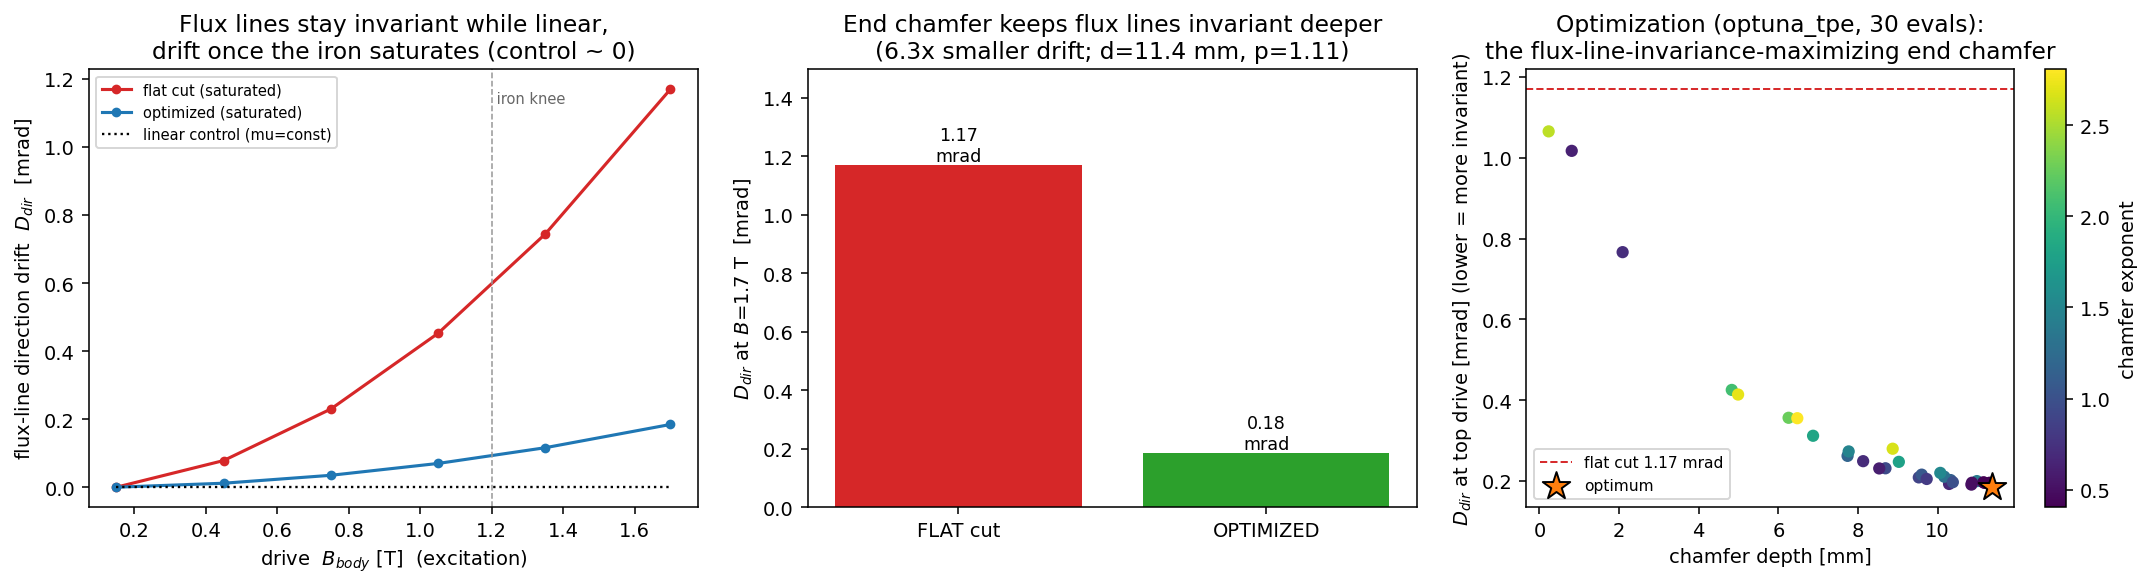

The script that saved this image:
r"""Excitation-INVARIANT flux lines: keep the SAME field-line pattern as the drive
current rises (NOT a cyclotron, where the field is meant to change with radius).

THE QUESTION (the user's "same flux lines even when the current is increased")
------------------------------------------------------------------------------
A current-driven electromagnet is a LINEAR magnetostatic system as long as the iron
stays below its knee: scaling the excitation by alpha scales B everywhere by alpha, so
the flux-LINE pattern (the streamlines b_hat = B/|B|) is IDENTICAL -- only the amplitude
grows.  "Same flux lines when you turn up the current" is therefore AUTOMATIC in the
linear regime; the ONLY thing that can change the pattern is the nonlinearity, i.e. iron
SATURATION (mu(|B|) dropping non-uniformly, first at the pole-tip corner), which
redistributes the flux and rotates the field lines.

So the design target is: make the flux-line pattern stay invariant DEEP into saturation.
The measurable quantity is the flux-line DIRECTION drift, as a function of excitation,

    D_dir(I) = rms_x || b_hat(x; I) - b_hat(x; I_lin) ||   over an AIR sampling region,

where I_lin is a low (linear-regime) drive.  D_dir = 0 while linear; it grows once the
iron saturates.  (The MEDIAN-plane longitudinal profile p(s) = B_z(s)/B_body does NOT
show this -- it is gap-reluctance-robust and stays ~1e-3 for any end shape; see
bending_endpack_saturation_opt.py.  The AIR-region field-line DIRECTION near the pole
tip / fringe is where saturation actually moves the pattern, so that is what we measure.)

WHAT IS COMPUTED
----------------
1. air_grid(): a fixed set of (s,z) points in the AIR gap + fringe near the pole end.
2. solve_bhat(geom, B_drive, saturate): the nonlinear scalar-potential solve (Froehlich
   mu(|B|) Picard) -> the unit field-line direction b_hat = B/|B| at those air points.
   saturate=False forces mu = MUR0 (the linear reference: b_hat is drive-INDEPENDENT).
3. flux_line_drift(depth, exponent, B_lin, B_sat): D_dir at the saturated drive vs the
   low (linear) drive -- 2 solves; the OPTIMIZATION OBJECTIVE (D_dir is monotone in the
   drive, so the top-drive value is the worst case).
4. invariance_curve(depth, exponent, drives): the full D_dir(B_drive) SATURATED sweep,
   plus the LINEAR control (saturate=False -> D_dir ~ 0 for every drive: the proof that
   linearity => invariance and that saturation is the sole breaker).
5. optimize(): minimize the saturated flux-line direction drift over the end chamfer
   (depth, exponent) -- the shape that keeps the flux lines invariant deepest into
   saturation -- vs the flat-cut baseline.

The honest result: the flux lines are ALREADY remarkably excitation-invariant for this
magnet class (sub-degree direction drift even for a hard flat cut, because the high-mu
pole face stays equipotential -- gap-reluctance robustness).  The residual drift is
corner-dominated, and relieving the pole-tip corner with an end chamfer makes the flux
lines several times MORE invariant.  So "same flux lines as the current rises" is largely
automatic; what you optimize is the corner that would otherwise break it under saturation.

run:  python excitation_invariant_field.py           # optimize + flat-cut compare
      python excitation_invariant_field.py --fig        # + figure
      python excitation_invariant_field.py --trials 40  # Optuna budget
"""
import argparse
import json
import os
import sys

import numpy as np

sys.path.insert(0, os.path.dirname(os.path.abspath(__file__)))

# Reuse the bending end-pack geometry + Froehlich constants (same (s,z) small-gap pole
# terminating at +-s_pole with a parametrized end chamfer).  This file adds the
# EXCITATION-SWEEP flux-line-direction invariance metric on top of that geometry.
import bending_endpack_saturation_opt as be  # noqa: E402


def air_grid():
    """Fixed (s,z) points GUARANTEED in air for any (depth, exponent) in the search
    range: under the gap face (z <= 0.78*G2 stays below the >=G2 pole face) plus a
    fringe patch just past the pole end (where the flux lines bend the most, so where
    saturation rotates them the most)."""
    pts = []
    for s in np.linspace(0.0, 1.32 * be.S_POLE, 34):
        for z in np.linspace(0.30 * be.G2, 0.78 * be.G2, 4):
            pts.append((s, z))
    for s in np.linspace(1.02 * be.S_POLE, 1.34 * be.S_POLE, 8):
        for z in np.linspace(0.30 * be.G2, 1.5 * be.G2, 5):
            pts.append((s, z))
    return np.array(pts)


def solve_bhat(mesh, B_drive, pts, order=3, saturate=True, relax=0.5, tol=1e-4, maxit=60):
    """Nonlinear scalar-potential solve (Froehlich mu(|B|) Picard).  Return the unit
    field-line direction b_hat = B/|B| = -grad(psi)/|grad(psi)| (mu_r=1 in air) at the
    air sampling points.  saturate=False forces mu = MUR0 (the linear reference, whose
    b_hat is DRIVE-INDEPENDENT by linearity)."""
    from ngsolve import (H1, L2, BilinearForm, GridFunction, grad, dx, CF, Norm,
                         Integrate, TaskManager)
    mmf = B_drive * be.GAP / (2.0 * be.MU0)
    with TaskManager():
        fes = H1(mesh, order=order, dirichlet="median|irontop")
        u, v = fes.TnT()
        gfu = GridFunction(fes)
        bccf = mesh.BoundaryCF({"irontop": mmf, "median": 0.0}, default=0.0)
        fes_mu = L2(mesh, order=0)
        mu_gf = GridFunction(fes_mu)
        mu_gf.Set(mesh.MaterialCF({"iron": be.MUR0}, default=1.0))
        iron_ind = mesh.MaterialCF({"iron": 1.0}, default=0.0)
        it, resid = 0, 1.0
        for it in range(1, maxit + 1):
            a = BilinearForm(fes)
            a += mu_gf * grad(u) * grad(v) * dx
            a.Assemble()
            gfu.Set(bccf, definedon=mesh.Boundaries("median|irontop"))
            r = gfu.vec.CreateVector()
            r.data = -a.mat * gfu.vec
            gfu.vec.data += a.mat.Inverse(fes.FreeDofs(), inverse="sparsecholesky") * r
            if not saturate:
                break                                     # linear reference (mu = MUR0)
            B = be.MU0 * mu_gf * Norm(grad(gfu))
            froh = 1.0 + (be.MUR0 - 1.0) / (1.0 + (B / be.BK) ** 2)
            mu_t = (1.0 - iron_ind) * CF(1.0) + iron_ind * froh
            mu_n = GridFunction(fes_mu)
            mu_n.Set(mu_t)
            d = mu_n.vec.CreateVector()
            d.data = mu_n.vec - mu_gf.vec
            resid = d.Norm() / (mu_gf.vec.Norm() or 1.0)
            mu_gf.vec.data += relax * d
            if resid < tol:
                break
        mur_mean = 0.0
        iv = float(Integrate(iron_ind, mesh))
        if iv > 0:
            mur_mean = float(Integrate(iron_ind * mu_gf, mesh)) / iv
        g = grad(gfu)
        bh = np.zeros((len(pts), 2))
        for i, (s, z) in enumerate(pts):
            gg = g(mesh(float(s), float(z)))
            b = np.array([-gg[0], -gg[1]])                 # B ~ -grad(psi) in air
            n = np.hypot(b[0], b[1])
            bh[i] = b / n if n > 1e-30 else 0.0
    return bh, float(mur_mean), int(it)


def _drift(bh, ref):
    """rms flux-line direction difference (radians, small-angle ~ chord length)."""
    return float(np.sqrt(np.mean(np.sum((bh - ref) ** 2, axis=1))))


def flux_line_drift(depth, exponent, B_lin=0.15, B_sat=1.70, order=3, maxh=None,
                    pts=None, mesh=None):
    """The OBJECTIVE: the flux-line DIRECTION drift between a low (linear-regime) drive
    and a high (saturated) drive.  2 solves.  Small = the flux lines keep their shape as
    the current is turned up.  Also returns the saturated iron <mu_r> (how deep it went)
    and the pole-tip corner kappa (context: the corner is what drives the drift)."""
    if mesh is None:
        mesh = be.build_endpack(depth=depth, exponent=exponent, maxh=maxh)
    if pts is None:
        pts = air_grid()
    bh_ref, mur_ref, _ = solve_bhat(mesh, B_lin, pts, order=order, saturate=True)
    bh_sat, mur_sat, _ = solve_bhat(mesh, B_sat, pts, order=order, saturate=True)
    prof = be.solve_profile(mesh, B_sat, order=order, saturate=True)  # corner context
    return {
        "depth_m": float(depth), "exponent": float(exponent),
        "D_dir": _drift(bh_sat, bh_ref),                   # the objective
        "mur_ref": mur_ref, "mur_sat": mur_sat,
        "corner_kappa_sat": float(prof["corner_kappa"]),
        "_bh_ref": bh_ref, "_bh_sat": bh_sat, "_pts": pts,
    }


def invariance_curve(depth, exponent, drives=(0.15, 0.45, 0.75, 1.05, 1.35, 1.70),
                     order=3, maxh=None):
    """The full D_dir(B_drive) SATURATED sweep (reporting / figure), plus the LINEAR
    control (mu forced constant -> D_dir ~ 0 at every drive: linearity => invariant flux
    lines; saturation is the sole breaker).  Reference = the lowest drive."""
    mesh = be.build_endpack(depth=depth, exponent=exponent, maxh=maxh)
    pts = air_grid()
    drives = list(drives)
    bh_ref_sat, _, _ = solve_bhat(mesh, drives[0], pts, order=order, saturate=True)
    bh_ref_lin, _, _ = solve_bhat(mesh, drives[0], pts, order=order, saturate=False)
    D_sat, D_lin, murs = [], [], []
    for B in drives:
        bh_s, mur_s, _ = solve_bhat(mesh, B, pts, order=order, saturate=True)
        bh_l, _, _ = solve_bhat(mesh, B, pts, order=order, saturate=False)
        D_sat.append(_drift(bh_s, bh_ref_sat))
        D_lin.append(_drift(bh_l, bh_ref_lin))
        murs.append(mur_s)
    return {
        "depth_m": float(depth), "exponent": float(exponent),
        "drives_T": drives, "D_dir_saturated": D_sat, "D_dir_linear_control": D_lin,
        "mur_sat_sweep": murs, "D_dir_max": float(max(D_sat)),
        "linear_control_max": float(max(D_lin)),
    }


def optimize(trials=30, B_lin=0.15, B_sat=1.70, order=3, seed=0):
    """Minimize the saturated flux-line DIRECTION drift D_dir(B_lin -> B_sat) over the
    end chamfer (depth, exponent) -- the shape that keeps the flux lines invariant
    deepest into saturation -- vs the flat-cut baseline.  Optuna (TPE) if available,
    else a coarse grid + local refine.  D_dir is monotone in the drive, so the
    top-drive drift is the worst-case invariance error."""
    depth_lo, depth_hi = 0.0, 0.95 * be.G2
    exp_lo, exp_hi = 0.4, 3.0
    pts = air_grid()
    flat = flux_line_drift(0.0, 1.0, B_lin=B_lin, B_sat=B_sat, order=order, pts=pts)
    history = []

    def obj(depth, exponent):
        r = flux_line_drift(depth, exponent, B_lin=B_lin, B_sat=B_sat, order=order,
                            pts=pts)
        history.append({"depth_m": r["depth_m"], "exponent": r["exponent"],
                        "D_dir": r["D_dir"], "corner_kappa_sat": r["corner_kappa_sat"]})
        return r

    def cost(r):
        return r["D_dir"]

    best, used = None, "grid"
    try:
        import optuna
        optuna.logging.set_verbosity(optuna.logging.WARNING)
        used = "optuna_tpe"

        def _obj(trial):
            d = trial.suggest_float("depth", depth_lo, depth_hi)
            e = trial.suggest_float("exponent", exp_lo, exp_hi)
            return cost(obj(d, e))

        study = optuna.create_study(direction="minimize",
                                    sampler=optuna.samplers.TPESampler(seed=seed))
        study.optimize(_obj, n_trials=trials, show_progress_bar=False)
        bp = study.best_params
        best = flux_line_drift(bp["depth"], bp["exponent"], B_lin=B_lin, B_sat=B_sat,
                               order=order, pts=pts)
    except Exception:
        used = "grid_refine"
        depths = np.linspace(depth_lo, depth_hi, 5)
        exps = np.linspace(exp_lo, exp_hi, 5)
        grid = [obj(float(d), float(e)) for d in depths for e in exps]
        best = min(grid, key=cost)
        d0, e0 = best["depth_m"], best["exponent"]
        for dd in (d0 - 0.15 * be.G2, d0, d0 + 0.15 * be.G2):
            for ee in (e0 - 0.4, e0, e0 + 0.4):
                if depth_lo <= dd <= depth_hi and exp_lo <= ee <= exp_hi:
                    r = obj(float(dd), float(ee))
                    if cost(r) < cost(best):
                        best = r

    inv_factor = (flat["D_dir"] / best["D_dir"]) if best["D_dir"] > 0 else float("inf")
    _REPORT = ("depth_m", "exponent", "D_dir", "mur_sat", "corner_kappa_sat")
    return {
        "optimizer": used, "n_evals": len(history),
        "B_lin_T": float(B_lin), "B_sat_T": float(B_sat), "B_K_iron_T": float(be.BK),
        "flat_cut": {k: flat[k] for k in _REPORT},
        "optimized": {k: best[k] for k in _REPORT},
        "invariance_factor": float(inv_factor),
        "flux_lines_more_invariant": bool(best["D_dir"] < flat["D_dir"]),
        "flat_flux_lines_already_invariant": bool(flat["D_dir"] < 1e-2),  # sub ~0.6 deg
        "history": history, "_flat": flat, "_best": best,
    }


def _figure(res, flat_curve, best_curve):
    import matplotlib
    matplotlib.use("Agg")
    import matplotlib.pyplot as plt

    fig, ax = plt.subplots(1, 3, figsize=(15.6, 4.3), dpi=140)
    fc, oc = res["flat_cut"], res["optimized"]

    # LEFT: flux-line direction drift vs EXCITATION -- flat vs optimized, + linear control
    dr = np.array(flat_curve["drives_T"])
    ax[0].plot(dr, np.array(flat_curve["D_dir_saturated"]) * 1e3, "C3-o", lw=1.6, ms=4,
               label="flat cut (saturated)")
    ax[0].plot(dr, np.array(best_curve["D_dir_saturated"]) * 1e3, "C0-o", lw=1.6, ms=4,
               label="optimized (saturated)")
    ax[0].plot(dr, np.array(flat_curve["D_dir_linear_control"]) * 1e3, "k:", lw=1.2,
               label="linear control (mu=const)")
    ax[0].axvline(be.BK, color="0.6", lw=0.8, ls="--")
    ax[0].text(be.BK, ax[0].get_ylim()[1] * 0.92, " iron knee", fontsize=7.5, color="0.4")
    ax[0].set_xlabel("drive  $B_{body}$ [T]  (excitation)")
    ax[0].set_ylabel("flux-line direction drift  $D_{dir}$  [mrad]")
    ax[0].set_title("Flux lines stay invariant while linear,\n"
                    "drift once the iron saturates (control ~ 0)")
    ax[0].legend(fontsize=7.5)

    # MIDDLE: the invariance at the top drive -- flat vs optimized (the lever)
    x = np.arange(2)
    dd = [fc["D_dir"] * 1e3, oc["D_dir"] * 1e3]
    bars = ax[1].bar(x, dd, color=["C3", "C2"])
    for b_, d_ in zip(bars, dd):
        ax[1].text(b_.get_x() + b_.get_width() / 2, d_, f"{d_:.2f}\nmrad",
                   ha="center", va="bottom", fontsize=9)
    ax[1].set_xticks(x); ax[1].set_xticklabels(["FLAT cut", "OPTIMIZED"])
    ax[1].set_ylabel(f"$D_{{dir}}$ at $B$={res['B_sat_T']:.1f} T  [mrad]")
    ax[1].set_ylim(0, max(dd) * 1.28)
    ax[1].set_title(f"End chamfer keeps flux lines invariant deeper\n"
                    f"({res['invariance_factor']:.1f}x smaller drift; "
                    f"d={oc['depth_m']*1e3:.1f} mm, p={oc['exponent']:.2f})")

    # RIGHT: the optimization -- D_dir(depth) colored by exponent
    h = res["history"]
    d = np.array([x["depth_m"] for x in h]) * 1e3
    e = np.array([x["exponent"] for x in h])
    yy = np.array([x["D_dir"] for x in h]) * 1e3
    sc = ax[2].scatter(d, yy, c=e, cmap="viridis", s=28)
    ax[2].axhline(fc["D_dir"] * 1e3, color="C3", lw=1, ls="--",
                  label=f"flat cut {fc['D_dir']*1e3:.2f} mrad")
    ax[2].scatter([oc["depth_m"] * 1e3], [oc["D_dir"] * 1e3], marker="*", s=220,
                  color="C1", edgecolor="k", zorder=5, label="optimum")
    ax[2].set_xlabel("chamfer depth [mm]")
    ax[2].set_ylabel("$D_{dir}$ at top drive [mrad] (lower = more invariant)")
    ax[2].set_title(f"Optimization ({res['optimizer']}, {res['n_evals']} evals):\n"
                    "the flux-line-invariance-maximizing end chamfer")
    ax[2].legend(fontsize=8)
    fig.colorbar(sc, ax=ax[2], label="chamfer exponent")

    png = os.path.splitext(os.path.abspath(__file__))[0] + ".png"
    fig.tight_layout()
    fig.savefig(png, bbox_inches="tight")
    plt.close(fig)
    print(f"  figure saved: {png}")


def main():
    ap = argparse.ArgumentParser()
    ap.add_argument("--fig", action="store_true")
    ap.add_argument("--trials", type=int, default=30)
    args = ap.parse_args()

    print("=" * 78)
    print("EXCITATION-INVARIANT flux lines: same field-line shape as the current rises")
    print("=" * 78)

    res = optimize(trials=args.trials)
    f, o = res["flat_cut"], res["optimized"]
    print(f"\niron knee B_K = {res['B_K_iron_T']:.2f} T; gap = {be.GAP*1e3:.0f} mm; "
          f"linear drive {res['B_lin_T']:.2f} T, saturated drive {res['B_sat_T']:.2f} T")
    print(f"optimizer = {res['optimizer']} ({res['n_evals']} flux-line-drift evals)")
    print(f"\n  {'':<12}{'D_dir [mrad]':>14}{'iron <mu_r> sat':>17}"
          f"{'corner kappa':>14}")
    print(f"  {'FLAT cut':<12}{f['D_dir']*1e3:>14.3f}{f['mur_sat']:>17.0f}"
          f"{f['corner_kappa_sat']:>14.2f}")
    print(f"  {'OPTIMIZED':<12}{o['D_dir']*1e3:>14.3f}{o['mur_sat']:>17.0f}"
          f"{o['corner_kappa_sat']:>14.2f}")
    print(f"\n  => optimized end chamfer: depth = {o['depth_m']*1e3:.2f} mm, "
          f"exponent = {o['exponent']:.2f}")
    print(f"  => flux lines stay invariant {res['invariance_factor']:.1f}x deeper into "
          f"saturation (direction drift {f['D_dir']*1e3:.3f} -> {o['D_dir']*1e3:.3f} mrad "
          f"at B={res['B_sat_T']:.1f} T)")
    print(f"  => even the FLAT cut is already nearly invariant "
          f"(D_dir {f['D_dir']*1e3:.2f} mrad < 0.6 deg): "
          f"{res['flat_flux_lines_already_invariant']}")
    print(f"\n  Physics: below the iron knee the magnet is LINEAR, so scaling the current")
    print(f"  scales B everywhere -- the flux LINES are identical (the linear control")
    print(f"  D_dir ~ 0 at every drive).  Saturation is the ONLY thing that rotates them,")
    print(f"  starting at the pole-tip corner; the end chamfer relieves that corner and")
    print(f"  keeps the field-line pattern invariant deeper into saturation.")

    flat_curve = invariance_curve(f["depth_m"], f["exponent"])
    best_curve = invariance_curve(o["depth_m"], o["exponent"])

    jpath = os.path.splitext(os.path.abspath(__file__))[0] + ".json"
    save = {k: v for k, v in res.items() if not k.startswith("_")}
    save["flat_invariance_curve"] = flat_curve
    save["optimized_invariance_curve"] = best_curve
    with open(jpath, "w") as fh:
        json.dump(save, fh, indent=2)
    print(f"\nsaved {jpath}")

    if args.fig:
        _figure(res, flat_curve, best_curve)


if __name__ == "__main__":
    main()
